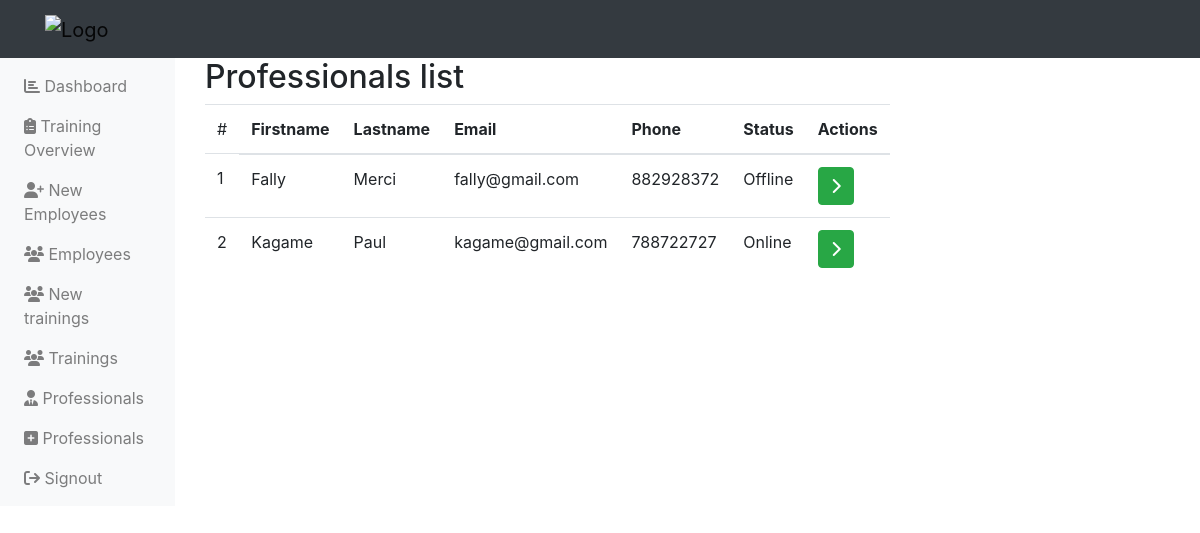
/administration-professionals.php (signed in), run on an earlier commit of the app's database.
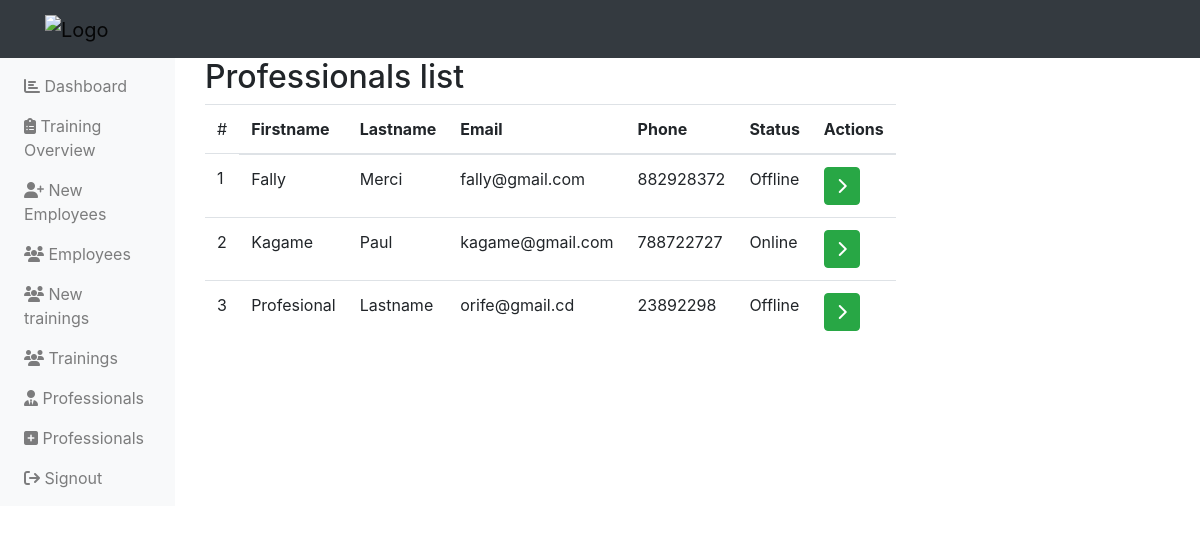
And on a later commit of the database.
### tables this page shows
CREATE TABLE `professionals` (
  `professional_id` int(11) NOT NULL,
  `professional_fn` varchar(255) NOT NULL,
  `professional_ln` varchar(255) NOT NULL,
  `professional_email` varchar(255) NOT NULL,
  `professional_phone` int(12) NOT NULL,
  `professional_status` varchar(255) NOT NULL
);

### administration-professionals.php (the view, shortened to what this page needs)
<?php
    include('php/connection.php');
?>
<!DOCTYPE html>
<html lang="en">
<head>
    <link rel="stylesheet" href="https://maxcdn.bootstrapcdn.com/bootstrap/4.5.2/css/bootstrap.min.css">
    <link rel="stylesheet" href="https://cdnjs.cloudflare.com/ajax/libs/font-awesome/6.4.2/css/all.min.css" />
</head>
<body>
    <?php include("php/administration-header.php"); ?>
    <div class="">
        <div class="row">
            <?php
                include("php/administration-left-links.php");
            ?>
            <div class="col-md-10">
                <div class="d-flex">
                    <h2>
                        Professionals list
                    </h2>
                </div>
                <table class="table table-hover table-responsive">
                    <thead>
                        <tr>
                            <td>
                                #
                            <th>
                                Firstname
                            </th>
                            <th>
                                Lastname
                            </th>
                            <th>
                                Email
                            </th>
                            <th>
                                Phone
                            </th>
                            <th>
                                Status
                            </th>
                            <th>
                                Actions
                            </th>
                        </tr>
                    </thead>
                    <tbody>
                        <?php
                            $get_pro = mysqli_query($server,"SELECT * from
                                professionals
                                ORDER BY
                                professional_fn ASC,
                                professional_ln ASC,
                                professional_email ASC
                            ");
                            $count=1;
                                ?>
                                <?php
                            while ($data_pro = mysqli_fetch_array($get_pro)) {
                                ?>
                                <tr>
                                    <td>
                                        <?php echo $count++; ?>
                                    </td>
                                    <td>
                                        <?php
                                            echo $data_pro['professional_fn'];
                                        ?>
                                    </td>
                                    <td>
                                        <?php
                                            echo $data_pro['professional_ln'];
                                        ?>
                                    </td>
                                    <td>
                                        <?php
                                            echo $data_pro['professional_email'];
                                        ?>
                                    </td>
                                    <td>
                                        <?php
                                            echo $data_pro['professional_phone'];
                                        ?>
                                    </td>
                                    <td>
                                        <?php
                                            echo $data_pro['professional_status'];
                                        ?>
                                    </td>
                                    <td>
                                        <button class="btn btn-success">
                                            <i class="fas fa-chevron-right"></i>
                                        </button>
                                    </td>
                                </tr>
                                <?php
                            }
                        ?>
                    </tbody>
                </table>
            </div>
        </div>
    </div>
</body>
</html>

What changed in the data, as far as the page shows it:
added professionals: professional_fn "Profesional", professional_ln "Lastname", professional_email "orife@gmail.cd", professional_phone "23892298", professional_status "Offline"
